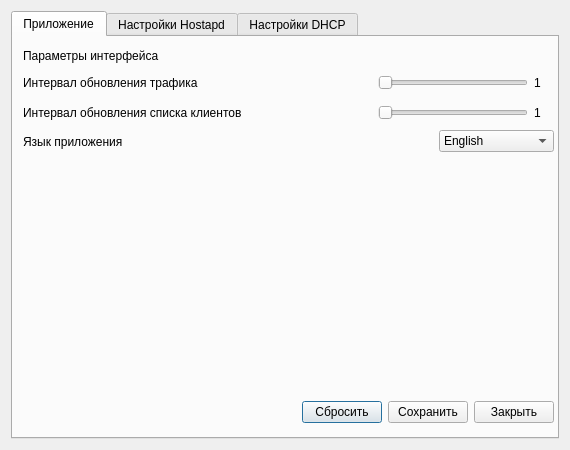
<?xml version="1.0" encoding="UTF-8"?>
<ui version="4.0">
 <class>OptionsWindow</class>
 <widget class="QDialog" name="OptionsWindow">
  <property name="geometry">
   <rect>
    <x>0</x>
    <y>0</y>
    <width>570</width>
    <height>450</height>
   </rect>
  </property>
  <property name="minimumSize">
   <size>
    <width>570</width>
    <height>450</height>
   </size>
  </property>
  <property name="maximumSize">
   <size>
    <width>570</width>
    <height>450</height>
   </size>
  </property>
  <property name="windowTitle">
   <string>Настройки приложения</string>
  </property>
  <layout class="QHBoxLayout" name="horizontalLayout_13">
   <item>
    <widget class="QTabWidget" name="tabWidget">
     <property name="currentIndex">
      <number>0</number>
     </property>
     <widget class="QWidget" name="programm">
      <attribute name="title">
       <string>Приложение</string>
      </attribute>
      <widget class="QLabel" name="label_5">
       <property name="geometry">
        <rect>
         <x>10</x>
         <y>10</y>
         <width>491</width>
         <height>17</height>
        </rect>
       </property>
       <property name="text">
        <string>Параметры интерфейса</string>
       </property>
      </widget>
      <widget class="QWidget" name="layoutWidget">
       <property name="geometry">
        <rect>
         <x>10</x>
         <y>30</y>
         <width>531</width>
         <height>31</height>
        </rect>
       </property>
       <layout class="QHBoxLayout" name="horizontalLayout_19">
        <item>
         <widget class="QLabel" name="UpdateTraficInterval">
          <property name="text">
           <string>Интервал обновления трафика</string>
          </property>
         </widget>
        </item>
        <item>
         <spacer name="horizontalSpacer_17">
          <property name="orientation">
           <enum>Qt::Horizontal</enum>
          </property>
          <property name="sizeHint" stdset="0">
           <size>
            <width>40</width>
            <height>20</height>
           </size>
          </property>
         </spacer>
        </item>
        <item>
         <widget class="QSlider" name="UpdateTraffic">
          <property name="sizePolicy">
           <sizepolicy hsizetype="Fixed" vsizetype="Fixed">
            <horstretch>0</horstretch>
            <verstretch>0</verstretch>
           </sizepolicy>
          </property>
          <property name="minimumSize">
           <size>
            <width>150</width>
            <height>0</height>
           </size>
          </property>
          <property name="minimum">
           <number>1</number>
          </property>
          <property name="maximum">
           <number>30</number>
          </property>
          <property name="orientation">
           <enum>Qt::Horizontal</enum>
          </property>
         </widget>
        </item>
        <item>
         <widget class="QLabel" name="IntervalTrafUpdateIndicator">
          <property name="minimumSize">
           <size>
            <width>20</width>
            <height>0</height>
           </size>
          </property>
          <property name="text">
           <string>1</string>
          </property>
         </widget>
        </item>
       </layout>
      </widget>
      <widget class="QWidget" name="layoutWidget">
       <property name="geometry">
        <rect>
         <x>10</x>
         <y>60</y>
         <width>531</width>
         <height>31</height>
        </rect>
       </property>
       <layout class="QHBoxLayout" name="horizontalLayout_20">
        <item>
         <widget class="QLabel" name="UpdateTraficInterval_3">
          <property name="text">
           <string>Интервал обновления списка клиентов</string>
          </property>
         </widget>
        </item>
        <item>
         <spacer name="horizontalSpacer_18">
          <property name="orientation">
           <enum>Qt::Horizontal</enum>
          </property>
          <property name="sizeHint" stdset="0">
           <size>
            <width>40</width>
            <height>20</height>
           </size>
          </property>
         </spacer>
        </item>
        <item>
         <widget class="QSlider" name="ClientPriceUpdate">
          <property name="sizePolicy">
           <sizepolicy hsizetype="Fixed" vsizetype="Fixed">
            <horstretch>0</horstretch>
            <verstretch>0</verstretch>
           </sizepolicy>
          </property>
          <property name="minimumSize">
           <size>
            <width>150</width>
            <height>0</height>
           </size>
          </property>
          <property name="minimum">
           <number>1</number>
          </property>
          <property name="maximum">
           <number>30</number>
          </property>
          <property name="orientation">
           <enum>Qt::Horizontal</enum>
          </property>
         </widget>
        </item>
        <item>
         <widget class="QLabel" name="ClientPriceIndicator">
          <property name="minimumSize">
           <size>
            <width>20</width>
            <height>0</height>
           </size>
          </property>
          <property name="text">
           <string>1</string>
          </property>
         </widget>
        </item>
       </layout>
      </widget>
      <widget class="QWidget" name="layoutWidget">
       <property name="geometry">
        <rect>
         <x>10</x>
         <y>90</y>
         <width>531</width>
         <height>29</height>
        </rect>
       </property>
       <layout class="QHBoxLayout" name="horizontalLayout_21">
        <item>
         <widget class="QLabel" name="UpdateTraficInterval_2">
          <property name="text">
           <string>Язык приложения</string>
          </property>
         </widget>
        </item>
        <item>
         <spacer name="horizontalSpacer_19">
          <property name="orientation">
           <enum>Qt::Horizontal</enum>
          </property>
          <property name="sizeHint" stdset="0">
           <size>
            <width>40</width>
            <height>20</height>
           </size>
          </property>
         </spacer>
        </item>
        <item>
         <widget class="QComboBox" name="Language">
          <item>
           <property name="text">
            <string>English</string>
           </property>
          </item>
          <item>
           <property name="text">
            <string>Русский</string>
           </property>
          </item>
          <item>
           <property name="text">
            <string>Автоматически</string>
           </property>
          </item>
         </widget>
        </item>
       </layout>
      </widget>
      <widget class="QWidget" name="layoutWidget">
       <property name="geometry">
        <rect>
         <x>10</x>
         <y>361</y>
         <width>531</width>
         <height>29</height>
        </rect>
       </property>
       <layout class="QHBoxLayout" name="horizontalLayout_22">
        <item>
         <spacer name="horizontalSpacer_20">
          <property name="orientation">
           <enum>Qt::Horizontal</enum>
          </property>
          <property name="sizeHint" stdset="0">
           <size>
            <width>40</width>
            <height>20</height>
           </size>
          </property>
         </spacer>
        </item>
        <item>
         <widget class="QPushButton" name="RestoreProg">
          <property name="text">
           <string>Сбросить</string>
          </property>
         </widget>
        </item>
        <item>
         <widget class="QPushButton" name="ProgSave">
          <property name="text">
           <string>Сохранить</string>
          </property>
         </widget>
        </item>
        <item>
         <widget class="QPushButton" name="CancellOptions">
          <property name="text">
           <string>Закрыть</string>
          </property>
         </widget>
        </item>
       </layout>
      </widget>
     </widget>
     <widget class="QWidget" name="ap">
      <attribute name="title">
       <string>Настройки Hostapd</string>
      </attribute>
      <widget class="QLabel" name="label_2">
       <property name="geometry">
        <rect>
         <x>10</x>
         <y>10</y>
         <width>491</width>
         <height>17</height>
        </rect>
       </property>
       <property name="text">
        <string>Параметры точки доступа</string>
       </property>
      </widget>
      <widget class="QWidget" name="layoutWidget">
       <property name="geometry">
        <rect>
         <x>10</x>
         <y>30</y>
         <width>531</width>
         <height>29</height>
        </rect>
       </property>
       <layout class="QHBoxLayout" name="horizontalLayout">
        <item>
         <widget class="QLabel" name="ap_1">
          <property name="text">
           <string>IP сети</string>
          </property>
         </widget>
        </item>
        <item>
         <spacer name="horizontalSpacer">
          <property name="orientation">
           <enum>Qt::Horizontal</enum>
          </property>
          <property name="sizeHint" stdset="0">
           <size>
            <width>40</width>
            <height>20</height>
           </size>
          </property>
         </spacer>
        </item>
        <item>
         <widget class="QLineEdit" name="IP_SERVER">
          <property name="sizePolicy">
           <sizepolicy hsizetype="Minimum" vsizetype="Fixed">
            <horstretch>0</horstretch>
            <verstretch>0</verstretch>
           </sizepolicy>
          </property>
          <property name="toolTip">
           <string comment="Адрес роутера"/>
          </property>
          <property name="inputMask">
           <string>000.000.000.000</string>
          </property>
          <property name="text">
           <string>192.168.0.1</string>
          </property>
          <property name="alignment">
           <set>Qt::AlignRight|Qt::AlignTrailing|Qt::AlignVCenter</set>
          </property>
          <property name="dragEnabled">
           <bool>true</bool>
          </property>
         </widget>
        </item>
       </layout>
      </widget>
      <widget class="QWidget" name="layoutWidget">
       <property name="geometry">
        <rect>
         <x>10</x>
         <y>60</y>
         <width>531</width>
         <height>29</height>
        </rect>
       </property>
       <layout class="QHBoxLayout" name="horizontalLayout_2">
        <item>
         <widget class="QLabel" name="ap_2">
          <property name="text">
           <string>Маска подсети</string>
          </property>
         </widget>
        </item>
        <item>
         <spacer name="horizontalSpacer_2">
          <property name="orientation">
           <enum>Qt::Horizontal</enum>
          </property>
          <property name="sizeHint" stdset="0">
           <size>
            <width>40</width>
            <height>20</height>
           </size>
          </property>
         </spacer>
        </item>
        <item>
         <widget class="QLineEdit" name="MASKA">
          <property name="sizePolicy">
           <sizepolicy hsizetype="Minimum" vsizetype="Fixed">
            <horstretch>0</horstretch>
            <verstretch>0</verstretch>
           </sizepolicy>
          </property>
          <property name="inputMask">
           <string>000.000.000.000</string>
          </property>
          <property name="text">
           <string>255.255.255.0</string>
          </property>
          <property name="alignment">
           <set>Qt::AlignRight|Qt::AlignTrailing|Qt::AlignVCenter</set>
          </property>
         </widget>
        </item>
       </layout>
      </widget>
      <widget class="QWidget" name="layoutWidget">
       <property name="geometry">
        <rect>
         <x>10</x>
         <y>90</y>
         <width>531</width>
         <height>29</height>
        </rect>
       </property>
       <layout class="QHBoxLayout" name="horizontalLayout_3">
        <item>
         <widget class="QLabel" name="ap_3">
          <property name="text">
           <string>Интерфейс</string>
          </property>
         </widget>
        </item>
        <item>
         <spacer name="horizontalSpacer_3">
          <property name="orientation">
           <enum>Qt::Horizontal</enum>
          </property>
          <property name="sizeHint" stdset="0">
           <size>
            <width>40</width>
            <height>20</height>
           </size>
          </property>
         </spacer>
        </item>
        <item>
         <widget class="QComboBox" name="Iface">
          <property name="editable">
           <bool>true</bool>
          </property>
          <item>
           <property name="text">
            <string>wlan0</string>
           </property>
          </item>
          <item>
           <property name="text">
            <string>wlan1</string>
           </property>
          </item>
          <item>
           <property name="text">
            <string>atk0</string>
           </property>
          </item>
          <item>
           <property name="text">
            <string>atk1</string>
           </property>
          </item>
         </widget>
        </item>
       </layout>
      </widget>
      <widget class="QWidget" name="layoutWidget">
       <property name="geometry">
        <rect>
         <x>10</x>
         <y>120</y>
         <width>531</width>
         <height>29</height>
        </rect>
       </property>
       <layout class="QHBoxLayout" name="horizontalLayout_4">
        <item>
         <widget class="QLabel" name="ap_4">
          <property name="text">
           <string>SSID (имя точки доступа)</string>
          </property>
         </widget>
        </item>
        <item>
         <spacer name="horizontalSpacer_4">
          <property name="orientation">
           <enum>Qt::Horizontal</enum>
          </property>
          <property name="sizeHint" stdset="0">
           <size>
            <width>40</width>
            <height>20</height>
           </size>
          </property>
         </spacer>
        </item>
        <item>
         <widget class="QLineEdit" name="SSID">
          <property name="sizePolicy">
           <sizepolicy hsizetype="Minimum" vsizetype="Fixed">
            <horstretch>0</horstretch>
            <verstretch>0</verstretch>
           </sizepolicy>
          </property>
          <property name="text">
           <string>MyWiFi_AP</string>
          </property>
          <property name="alignment">
           <set>Qt::AlignRight|Qt::AlignTrailing|Qt::AlignVCenter</set>
          </property>
         </widget>
        </item>
       </layout>
      </widget>
      <widget class="QWidget" name="layoutWidget">
       <property name="geometry">
        <rect>
         <x>10</x>
         <y>150</y>
         <width>531</width>
         <height>29</height>
        </rect>
       </property>
       <layout class="QHBoxLayout" name="horizontalLayout_5">
        <item>
         <widget class="QLabel" name="ap_5">
          <property name="text">
           <string>Драйвер</string>
          </property>
         </widget>
        </item>
        <item>
         <spacer name="horizontalSpacer_5">
          <property name="orientation">
           <enum>Qt::Horizontal</enum>
          </property>
          <property name="sizeHint" stdset="0">
           <size>
            <width>40</width>
            <height>20</height>
           </size>
          </property>
         </spacer>
        </item>
        <item>
         <widget class="QComboBox" name="driver">
          <property name="editable">
           <bool>true</bool>
          </property>
          <item>
           <property name="text">
            <string>nl80211</string>
           </property>
          </item>
          <item>
           <property name="text">
            <string>hostapd</string>
           </property>
          </item>
          <item>
           <property name="text">
            <string>ar9170usb</string>
           </property>
          </item>
          <item>
           <property name="text">
            <string>ath6kl</string>
           </property>
          </item>
          <item>
           <property name="text">
            <string>ath9k_htc</string>
           </property>
          </item>
          <item>
           <property name="text">
            <string>ath9k_hw</string>
           </property>
          </item>
          <item>
           <property name="text">
            <string>ath9k</string>
           </property>
          </item>
          <item>
           <property name="text">
            <string>b43</string>
           </property>
          </item>
          <item>
           <property name="text">
            <string>iwlagn</string>
           </property>
          </item>
          <item>
           <property name="text">
            <string>rt2860sta</string>
           </property>
          </item>
          <item>
           <property name="text">
            <string>rt2870sta</string>
           </property>
          </item>
          <item>
           <property name="text">
            <string>rt2x00</string>
           </property>
          </item>
          <item>
           <property name="text">
            <string>rtlwifi</string>
           </property>
          </item>
          <item>
           <property name="text">
            <string>iwlwifi</string>
           </property>
          </item>
          <item>
           <property name="text">
            <string>rtl8192cu</string>
           </property>
          </item>
          <item>
           <property name="text">
            <string>zd1211rw</string>
           </property>
          </item>
          <item>
           <property name="text">
            <string>mac80211</string>
           </property>
          </item>
          <item>
           <property name="text">
            <string>cfg80211</string>
           </property>
          </item>
         </widget>
        </item>
       </layout>
      </widget>
      <widget class="QWidget" name="layoutWidget">
       <property name="geometry">
        <rect>
         <x>10</x>
         <y>180</y>
         <width>531</width>
         <height>29</height>
        </rect>
       </property>
       <layout class="QHBoxLayout" name="horizontalLayout_7">
        <item>
         <widget class="QLabel" name="ap_6">
          <property name="text">
           <string>Каналы</string>
          </property>
         </widget>
        </item>
        <item>
         <spacer name="horizontalSpacer_6">
          <property name="orientation">
           <enum>Qt::Horizontal</enum>
          </property>
          <property name="sizeHint" stdset="0">
           <size>
            <width>40</width>
            <height>20</height>
           </size>
          </property>
         </spacer>
        </item>
        <item>
         <widget class="QComboBox" name="Channels">
          <property name="editable">
           <bool>true</bool>
          </property>
          <item>
           <property name="text">
            <string>1</string>
           </property>
          </item>
          <item>
           <property name="text">
            <string>2</string>
           </property>
          </item>
          <item>
           <property name="text">
            <string>3</string>
           </property>
          </item>
          <item>
           <property name="text">
            <string>4</string>
           </property>
          </item>
          <item>
           <property name="text">
            <string>5</string>
           </property>
          </item>
          <item>
           <property name="text">
            <string>6</string>
           </property>
          </item>
          <item>
           <property name="text">
            <string>7</string>
           </property>
          </item>
          <item>
           <property name="text">
            <string>8</string>
           </property>
          </item>
          <item>
           <property name="text">
            <string>9</string>
           </property>
          </item>
          <item>
           <property name="text">
            <string>10</string>
           </property>
          </item>
         </widget>
        </item>
       </layout>
      </widget>
      <widget class="QWidget" name="layoutWidget">
       <property name="geometry">
        <rect>
         <x>10</x>
         <y>210</y>
         <width>531</width>
         <height>29</height>
        </rect>
       </property>
       <layout class="QHBoxLayout" name="horizontalLayout_8">
        <item>
         <widget class="QLabel" name="ap_7">
          <property name="text">
           <string>Код страны</string>
          </property>
         </widget>
        </item>
        <item>
         <spacer name="horizontalSpacer_7">
          <property name="orientation">
           <enum>Qt::Horizontal</enum>
          </property>
          <property name="sizeHint" stdset="0">
           <size>
            <width>40</width>
            <height>20</height>
           </size>
          </property>
         </spacer>
        </item>
        <item>
         <widget class="QComboBox" name="CountryCode">
          <property name="editable">
           <bool>true</bool>
          </property>
          <item>
           <property name="text">
            <string>RU</string>
           </property>
          </item>
          <item>
           <property name="text">
            <string>US</string>
           </property>
          </item>
          <item>
           <property name="text">
            <string>UK</string>
           </property>
          </item>
         </widget>
        </item>
       </layout>
      </widget>
      <widget class="QWidget" name="layoutWidget">
       <property name="geometry">
        <rect>
         <x>10</x>
         <y>240</y>
         <width>531</width>
         <height>29</height>
        </rect>
       </property>
       <layout class="QHBoxLayout" name="horizontalLayout_9">
        <item>
         <widget class="QLabel" name="ap_8">
          <property name="text">
           <string>Режим работы</string>
          </property>
         </widget>
        </item>
        <item>
         <spacer name="horizontalSpacer_8">
          <property name="orientation">
           <enum>Qt::Horizontal</enum>
          </property>
          <property name="sizeHint" stdset="0">
           <size>
            <width>40</width>
            <height>20</height>
           </size>
          </property>
         </spacer>
        </item>
        <item>
         <widget class="QComboBox" name="TypeAP">
          <item>
           <property name="text">
            <string notr="true">b</string>
           </property>
          </item>
          <item>
           <property name="text">
            <string notr="true">g</string>
           </property>
          </item>
          <item>
           <property name="text">
            <string notr="true">n</string>
           </property>
          </item>
         </widget>
        </item>
       </layout>
      </widget>
      <widget class="QWidget" name="layoutWidget">
       <property name="geometry">
        <rect>
         <x>10</x>
         <y>270</y>
         <width>531</width>
         <height>23</height>
        </rect>
       </property>
       <layout class="QHBoxLayout" name="horizontalLayout_10">
        <item>
         <widget class="QLabel" name="ap_9">
          <property name="text">
           <string>Скрывать точку доступа</string>
          </property>
         </widget>
        </item>
        <item>
         <spacer name="horizontalSpacer_9">
          <property name="orientation">
           <enum>Qt::Horizontal</enum>
          </property>
          <property name="sizeHint" stdset="0">
           <size>
            <width>40</width>
            <height>20</height>
           </size>
          </property>
         </spacer>
        </item>
        <item>
         <widget class="QCheckBox" name="ShowSSID">
          <property name="text">
           <string/>
          </property>
         </widget>
        </item>
       </layout>
      </widget>
      <widget class="QWidget" name="layoutWidget">
       <property name="geometry">
        <rect>
         <x>10</x>
         <y>290</y>
         <width>531</width>
         <height>29</height>
        </rect>
       </property>
       <layout class="QHBoxLayout" name="horizontalLayout_11">
        <item>
         <widget class="QLabel" name="ap_10">
          <property name="text">
           <string>Защита</string>
          </property>
         </widget>
        </item>
        <item>
         <spacer name="horizontalSpacer_10">
          <property name="orientation">
           <enum>Qt::Horizontal</enum>
          </property>
          <property name="sizeHint" stdset="0">
           <size>
            <width>40</width>
            <height>20</height>
           </size>
          </property>
         </spacer>
        </item>
        <item>
         <widget class="QComboBox" name="Protection">
          <item>
           <property name="text">
            <string>None</string>
           </property>
          </item>
          <item>
           <property name="text">
            <string>WPA3</string>
           </property>
          </item>
          <item>
           <property name="text">
            <string>WEP</string>
           </property>
          </item>
         </widget>
        </item>
       </layout>
      </widget>
      <widget class="QWidget" name="layoutWidget">
       <property name="geometry">
        <rect>
         <x>10</x>
         <y>320</y>
         <width>531</width>
         <height>29</height>
        </rect>
       </property>
       <layout class="QHBoxLayout" name="horizontalLayout_12">
        <item>
         <widget class="QLabel" name="ap_11">
          <property name="text">
           <string>Пароль (от 8 до 16 знаков)</string>
          </property>
         </widget>
        </item>
        <item>
         <spacer name="horizontalSpacer_11">
          <property name="orientation">
           <enum>Qt::Horizontal</enum>
          </property>
          <property name="sizeHint" stdset="0">
           <size>
            <width>40</width>
            <height>20</height>
           </size>
          </property>
         </spacer>
        </item>
        <item>
         <widget class="QLineEdit" name="Password">
          <property name="text">
           <string>MyWiFi_AP</string>
          </property>
         </widget>
        </item>
       </layout>
      </widget>
      <widget class="QWidget" name="layoutWidget">
       <property name="geometry">
        <rect>
         <x>10</x>
         <y>361</y>
         <width>531</width>
         <height>29</height>
        </rect>
       </property>
       <layout class="QHBoxLayout" name="horizontalLayout_14">
        <item>
         <spacer name="horizontalSpacer_12">
          <property name="orientation">
           <enum>Qt::Horizontal</enum>
          </property>
          <property name="sizeHint" stdset="0">
           <size>
            <width>40</width>
            <height>20</height>
           </size>
          </property>
         </spacer>
        </item>
        <item>
         <widget class="QPushButton" name="RestoreAP">
          <property name="text">
           <string>Сбросить</string>
          </property>
         </widget>
        </item>
        <item>
         <widget class="QPushButton" name="APSave">
          <property name="text">
           <string>Сохранить</string>
          </property>
         </widget>
        </item>
        <item>
         <widget class="QPushButton" name="CancellOptions_2">
          <property name="text">
           <string>Закрыть</string>
          </property>
         </widget>
        </item>
       </layout>
      </widget>
     </widget>
     <widget class="QWidget" name="dhcp">
      <attribute name="title">
       <string>Настройки DHCP</string>
      </attribute>
      <widget class="QLabel" name="label">
       <property name="geometry">
        <rect>
         <x>10</x>
         <y>10</y>
         <width>531</width>
         <height>17</height>
        </rect>
       </property>
       <property name="text">
        <string>Параметры сервера распределения IP адресов</string>
       </property>
      </widget>
      <widget class="QWidget" name="layoutWidget">
       <property name="geometry">
        <rect>
         <x>11</x>
         <y>41</y>
         <width>531</width>
         <height>29</height>
        </rect>
       </property>
       <layout class="QHBoxLayout" name="horizontalLayout_15">
        <item>
         <widget class="QLabel" name="ap_15">
          <property name="text">
           <string>Диапазон IP для клиентов</string>
          </property>
         </widget>
        </item>
        <item>
         <spacer name="horizontalSpacer_13">
          <property name="orientation">
           <enum>Qt::Horizontal</enum>
          </property>
          <property name="sizeHint" stdset="0">
           <size>
            <width>40</width>
            <height>20</height>
           </size>
          </property>
         </spacer>
        </item>
        <item>
         <widget class="QLineEdit" name="IP_CLIENT1">
          <property name="sizePolicy">
           <sizepolicy hsizetype="Minimum" vsizetype="Fixed">
            <horstretch>0</horstretch>
            <verstretch>0</verstretch>
           </sizepolicy>
          </property>
          <property name="toolTip">
           <string comment="Адрес роутера"/>
          </property>
          <property name="inputMask">
           <string>000.000.000.000</string>
          </property>
          <property name="text">
           <string>192.168.0.2</string>
          </property>
          <property name="alignment">
           <set>Qt::AlignRight|Qt::AlignTrailing|Qt::AlignVCenter</set>
          </property>
          <property name="dragEnabled">
           <bool>true</bool>
          </property>
         </widget>
        </item>
        <item>
         <widget class="QLineEdit" name="IP_CLIENT2">
          <property name="sizePolicy">
           <sizepolicy hsizetype="Minimum" vsizetype="Fixed">
            <horstretch>0</horstretch>
            <verstretch>0</verstretch>
           </sizepolicy>
          </property>
          <property name="toolTip">
           <string comment="Адрес роутера"/>
          </property>
          <property name="inputMask">
           <string>000.000.000.000</string>
          </property>
          <property name="text">
           <string>192.168.0.255</string>
          </property>
          <property name="alignment">
           <set>Qt::AlignRight|Qt::AlignTrailing|Qt::AlignVCenter</set>
          </property>
          <property name="dragEnabled">
           <bool>true</bool>
          </property>
         </widget>
        </item>
       </layout>
      </widget>
      <widget class="QWidget" name="layoutWidget">
       <property name="geometry">
        <rect>
         <x>11</x>
         <y>70</y>
         <width>531</width>
         <height>29</height>
        </rect>
       </property>
       <layout class="QHBoxLayout" name="horizontalLayout_16">
        <item>
         <widget class="QLabel" name="ap_17">
          <property name="text">
           <string>Интерфейс для доступа в Интернет</string>
          </property>
         </widget>
        </item>
        <item>
         <spacer name="horizontalSpacer_14">
          <property name="orientation">
           <enum>Qt::Horizontal</enum>
          </property>
          <property name="sizeHint" stdset="0">
           <size>
            <width>40</width>
            <height>20</height>
           </size>
          </property>
         </spacer>
        </item>
        <item>
         <widget class="QComboBox" name="Internet_iface">
          <property name="editable">
           <bool>true</bool>
          </property>
          <item>
           <property name="text">
            <string>eth0</string>
           </property>
          </item>
          <item>
           <property name="text">
            <string>eth1</string>
           </property>
          </item>
          <item>
           <property name="text">
            <string>wlan0</string>
           </property>
          </item>
          <item>
           <property name="text">
            <string>wlan1</string>
           </property>
          </item>
          <item>
           <property name="text">
            <string>ppp0</string>
           </property>
          </item>
          <item>
           <property name="text">
            <string>ppp1</string>
           </property>
          </item>
          <item>
           <property name="text">
            <string>br0</string>
           </property>
          </item>
         </widget>
        </item>
       </layout>
      </widget>
      <widget class="QWidget" name="layoutWidget">
       <property name="geometry">
        <rect>
         <x>11</x>
         <y>100</y>
         <width>531</width>
         <height>29</height>
        </rect>
       </property>
       <layout class="QHBoxLayout" name="horizontalLayout_17">
        <item>
         <widget class="QLabel" name="ap_18">
          <property name="text">
           <string>Время аренды</string>
          </property>
         </widget>
        </item>
        <item>
         <spacer name="horizontalSpacer_15">
          <property name="orientation">
           <enum>Qt::Horizontal</enum>
          </property>
          <property name="sizeHint" stdset="0">
           <size>
            <width>40</width>
            <height>20</height>
           </size>
          </property>
         </spacer>
        </item>
        <item>
         <widget class="QComboBox" name="ip_time">
          <property name="editable">
           <bool>true</bool>
          </property>
          <item>
           <property name="text">
            <string>10 минут</string>
           </property>
          </item>
          <item>
           <property name="text">
            <string>30 минут</string>
           </property>
          </item>
          <item>
           <property name="text">
            <string>1 час</string>
           </property>
          </item>
          <item>
           <property name="text">
            <string>2 часа</string>
           </property>
          </item>
          <item>
           <property name="text">
            <string>6 часов</string>
           </property>
          </item>
          <item>
           <property name="text">
            <string>12 часов</string>
           </property>
          </item>
         </widget>
        </item>
       </layout>
      </widget>
      <widget class="QWidget" name="layoutWidget">
       <property name="geometry">
        <rect>
         <x>10</x>
         <y>361</y>
         <width>531</width>
         <height>29</height>
        </rect>
       </property>
       <layout class="QHBoxLayout" name="horizontalLayout_18">
        <item>
         <spacer name="horizontalSpacer_16">
          <property name="orientation">
           <enum>Qt::Horizontal</enum>
          </property>
          <property name="sizeHint" stdset="0">
           <size>
            <width>40</width>
            <height>20</height>
           </size>
          </property>
         </spacer>
        </item>
        <item>
         <widget class="QPushButton" name="RestoreDHCP">
          <property name="text">
           <string>Сбросить</string>
          </property>
         </widget>
        </item>
        <item>
         <widget class="QPushButton" name="DHCPSave">
          <property name="text">
           <string>Сохранить</string>
          </property>
         </widget>
        </item>
        <item>
         <widget class="QPushButton" name="CancellOptions_3">
          <property name="text">
           <string>Закрыть</string>
          </property>
         </widget>
        </item>
       </layout>
      </widget>
      <widget class="QWidget" name="layoutWidget">
       <property name="geometry">
        <rect>
         <x>10</x>
         <y>130</y>
         <width>531</width>
         <height>29</height>
        </rect>
       </property>
       <layout class="QHBoxLayout" name="horizontalLayout_6">
        <item>
         <widget class="QLabel" name="dnsmasq18">
          <property name="text">
           <string>DNS сервер</string>
          </property>
         </widget>
        </item>
        <item>
         <spacer name="horizontalSpacer_21">
          <property name="orientation">
           <enum>Qt::Horizontal</enum>
          </property>
          <property name="sizeHint" stdset="0">
           <size>
            <width>40</width>
            <height>20</height>
           </size>
          </property>
         </spacer>
        </item>
        <item>
         <widget class="QCheckBox" name="UseGoogle">
          <property name="enabled">
           <bool>true</bool>
          </property>
          <property name="layoutDirection">
           <enum>Qt::RightToLeft</enum>
          </property>
          <property name="text">
           <string>Google OpenDNS (8.8.8.8)</string>
          </property>
          <property name="checked">
           <bool>false</bool>
          </property>
         </widget>
        </item>
       </layout>
      </widget>
     </widget>
    </widget>
   </item>
  </layout>
 </widget>
 <resources/>
 <connections>
  <connection>
   <sender>UpdateTraffic</sender>
   <signal>valueChanged(int)</signal>
   <receiver>IntervalTrafUpdateIndicator</receiver>
   <slot>setNum(int)</slot>
   <hints>
    <hint type="sourcelabel">
     <x>455</x>
     <y>92</y>
    </hint>
    <hint type="destinationlabel">
     <x>543</x>
     <y>92</y>
    </hint>
   </hints>
  </connection>
  <connection>
   <sender>ClientPriceUpdate</sender>
   <signal>valueChanged(int)</signal>
   <receiver>ClientPriceIndicator</receiver>
   <slot>setNum(int)</slot>
   <hints>
    <hint type="sourcelabel">
     <x>497</x>
     <y>111</y>
    </hint>
    <hint type="destinationlabel">
     <x>544</x>
     <y>118</y>
    </hint>
   </hints>
  </connection>
  <connection>
   <sender>CancellOptions</sender>
   <signal>clicked()</signal>
   <receiver>OptionsWindow</receiver>
   <slot>close()</slot>
   <hints>
    <hint type="sourcelabel">
     <x>514</x>
     <y>416</y>
    </hint>
    <hint type="destinationlabel">
     <x>567</x>
     <y>416</y>
    </hint>
   </hints>
  </connection>
  <connection>
   <sender>CancellOptions_2</sender>
   <signal>clicked()</signal>
   <receiver>OptionsWindow</receiver>
   <slot>close()</slot>
   <hints>
    <hint type="sourcelabel">
     <x>521</x>
     <y>412</y>
    </hint>
    <hint type="destinationlabel">
     <x>567</x>
     <y>389</y>
    </hint>
   </hints>
  </connection>
  <connection>
   <sender>CancellOptions_3</sender>
   <signal>clicked()</signal>
   <receiver>OptionsWindow</receiver>
   <slot>close()</slot>
   <hints>
    <hint type="sourcelabel">
     <x>526</x>
     <y>413</y>
    </hint>
    <hint type="destinationlabel">
     <x>551</x>
     <y>443</y>
    </hint>
   </hints>
  </connection>
 </connections>
</ui>
